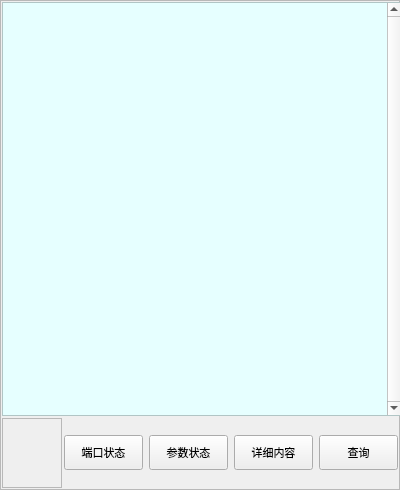
<?xml version="1.0" encoding="UTF-8"?>
<ui version="4.0">
 <class>FormSysLog</class>
 <widget class="QWidget" name="FormSysLog">
  <property name="geometry">
   <rect>
    <x>0</x>
    <y>0</y>
    <width>400</width>
    <height>490</height>
   </rect>
  </property>
  <property name="minimumSize">
   <size>
    <width>400</width>
    <height>490</height>
   </size>
  </property>
  <property name="maximumSize">
   <size>
    <width>800</width>
    <height>981</height>
   </size>
  </property>
  <property name="font">
   <font>
    <family>微软雅黑</family>
    <pointsize>8</pointsize>
    <weight>50</weight>
    <italic>false</italic>
    <bold>false</bold>
   </font>
  </property>
  <property name="windowTitle">
   <string notr="true">系统日志</string>
  </property>
  <property name="styleSheet">
   <string notr="true"/>
  </property>
  <layout class="QHBoxLayout" name="horizontalLayoutFrame">
   <property name="spacing">
    <number>0</number>
   </property>
   <property name="margin">
    <number>0</number>
   </property>
   <item>
    <widget class="QFrame" name="framesyslog">
     <property name="styleSheet">
      <string notr="true"/>
     </property>
     <property name="frameShape">
      <enum>QFrame::StyledPanel</enum>
     </property>
     <property name="frameShadow">
      <enum>QFrame::Raised</enum>
     </property>
     <property name="IsMainArea" stdset="0">
      <bool>true</bool>
     </property>
     <layout class="QGridLayout" name="gridLayoutFrame">
      <property name="margin">
       <number>1</number>
      </property>
      <property name="spacing">
       <number>2</number>
      </property>
      <item row="0" column="0" colspan="3">
       <widget class="QTableView" name="logView">
        <property name="sizePolicy">
         <sizepolicy hsizetype="Expanding" vsizetype="Expanding">
          <horstretch>0</horstretch>
          <verstretch>0</verstretch>
         </sizepolicy>
        </property>
        <property name="minimumSize">
         <size>
          <width>400</width>
          <height>100</height>
         </size>
        </property>
        <property name="maximumSize">
         <size>
          <width>16777215</width>
          <height>16777215</height>
         </size>
        </property>
        <property name="font">
         <font>
          <family>微软雅黑</family>
          <pointsize>8</pointsize>
          <weight>50</weight>
          <italic>false</italic>
          <bold>false</bold>
         </font>
        </property>
        <property name="focusPolicy">
         <enum>Qt::NoFocus</enum>
        </property>
        <property name="styleSheet">
         <string notr="true">QTableView
{
	selection-background-color: rgb(64, 168, 255);
	background-color: rgb(230, 255, 255);
	alternate-background-color: rgb(199, 255, 255);
	gridline-color: rgb(168, 180, 168);
}
</string>
        </property>
        <property name="frameShadow">
         <enum>QFrame::Plain</enum>
        </property>
        <property name="verticalScrollBarPolicy">
         <enum>Qt::ScrollBarAlwaysOn</enum>
        </property>
        <property name="horizontalScrollBarPolicy">
         <enum>Qt::ScrollBarAlwaysOff</enum>
        </property>
        <property name="autoScroll">
         <bool>false</bool>
        </property>
        <property name="editTriggers">
         <set>QAbstractItemView::NoEditTriggers</set>
        </property>
        <property name="tabKeyNavigation">
         <bool>false</bool>
        </property>
        <property name="showDropIndicator" stdset="0">
         <bool>false</bool>
        </property>
        <property name="dragDropOverwriteMode">
         <bool>false</bool>
        </property>
        <property name="alternatingRowColors">
         <bool>true</bool>
        </property>
        <property name="selectionMode">
         <enum>QAbstractItemView::SingleSelection</enum>
        </property>
        <property name="selectionBehavior">
         <enum>QAbstractItemView::SelectRows</enum>
        </property>
        <property name="iconSize">
         <size>
          <width>32</width>
          <height>32</height>
         </size>
        </property>
        <property name="verticalScrollMode">
         <enum>QAbstractItemView::ScrollPerPixel</enum>
        </property>
        <property name="horizontalScrollMode">
         <enum>QAbstractItemView::ScrollPerPixel</enum>
        </property>
        <property name="sortingEnabled">
         <bool>false</bool>
        </property>
        <property name="wordWrap">
         <bool>false</bool>
        </property>
        <property name="cornerButtonEnabled">
         <bool>true</bool>
        </property>
        <attribute name="horizontalHeaderVisible">
         <bool>false</bool>
        </attribute>
        <attribute name="horizontalHeaderCascadingSectionResizes">
         <bool>false</bool>
        </attribute>
        <attribute name="horizontalHeaderDefaultSectionSize">
         <number>0</number>
        </attribute>
        <attribute name="horizontalHeaderHighlightSections">
         <bool>false</bool>
        </attribute>
        <attribute name="horizontalHeaderMinimumSectionSize">
         <number>20</number>
        </attribute>
        <attribute name="verticalHeaderVisible">
         <bool>false</bool>
        </attribute>
        <attribute name="verticalHeaderDefaultSectionSize">
         <number>25</number>
        </attribute>
        <attribute name="verticalHeaderMinimumSectionSize">
         <number>25</number>
        </attribute>
       </widget>
      </item>
      <item row="1" column="2">
       <layout class="QHBoxLayout" name="horizontalLayoutBtn">
        <property name="spacing">
         <number>6</number>
        </property>
        <property name="leftMargin">
         <number>0</number>
        </property>
        <item>
         <widget class="xPushButton" name="BtnIo">
          <property name="minimumSize">
           <size>
            <width>75</width>
            <height>35</height>
           </size>
          </property>
          <property name="maximumSize">
           <size>
            <width>150</width>
            <height>35</height>
           </size>
          </property>
          <property name="font">
           <font>
            <family>微软雅黑</family>
            <pointsize>8</pointsize>
            <weight>50</weight>
            <italic>false</italic>
            <bold>false</bold>
           </font>
          </property>
          <property name="styleSheet">
           <string notr="true"/>
          </property>
          <property name="text">
           <string>端口状态</string>
          </property>
         </widget>
        </item>
        <item>
         <widget class="xPushButton" name="BtnPara">
          <property name="minimumSize">
           <size>
            <width>75</width>
            <height>35</height>
           </size>
          </property>
          <property name="maximumSize">
           <size>
            <width>150</width>
            <height>35</height>
           </size>
          </property>
          <property name="font">
           <font>
            <family>微软雅黑</family>
            <pointsize>8</pointsize>
            <weight>50</weight>
            <italic>false</italic>
            <bold>false</bold>
           </font>
          </property>
          <property name="text">
           <string>参数状态</string>
          </property>
         </widget>
        </item>
        <item>
         <widget class="xPushButton" name="BtnDetail">
          <property name="minimumSize">
           <size>
            <width>75</width>
            <height>35</height>
           </size>
          </property>
          <property name="maximumSize">
           <size>
            <width>150</width>
            <height>35</height>
           </size>
          </property>
          <property name="font">
           <font>
            <family>微软雅黑</family>
            <pointsize>8</pointsize>
            <weight>50</weight>
            <italic>false</italic>
            <bold>false</bold>
           </font>
          </property>
          <property name="focusPolicy">
           <enum>Qt::NoFocus</enum>
          </property>
          <property name="text">
           <string>详细内容</string>
          </property>
         </widget>
        </item>
        <item>
         <widget class="xPushButton" name="BtnQuery">
          <property name="minimumSize">
           <size>
            <width>75</width>
            <height>35</height>
           </size>
          </property>
          <property name="maximumSize">
           <size>
            <width>150</width>
            <height>35</height>
           </size>
          </property>
          <property name="font">
           <font>
            <family>微软雅黑</family>
            <pointsize>8</pointsize>
            <weight>50</weight>
            <italic>false</italic>
            <bold>false</bold>
           </font>
          </property>
          <property name="focusPolicy">
           <enum>Qt::NoFocus</enum>
          </property>
          <property name="text">
           <string>查询</string>
          </property>
         </widget>
        </item>
       </layout>
      </item>
      <item row="1" column="0" colspan="2">
       <widget class="QLabel" name="labelQuery">
        <property name="minimumSize">
         <size>
          <width>0</width>
          <height>70</height>
         </size>
        </property>
        <property name="maximumSize">
         <size>
          <width>16777215</width>
          <height>70</height>
         </size>
        </property>
        <property name="font">
         <font>
          <family>微软雅黑</family>
          <pointsize>8</pointsize>
          <weight>50</weight>
          <italic>false</italic>
          <bold>false</bold>
         </font>
        </property>
        <property name="frameShape">
         <enum>QFrame::StyledPanel</enum>
        </property>
        <property name="frameShadow">
         <enum>QFrame::Sunken</enum>
        </property>
        <property name="text">
         <string notr="true"/>
        </property>
        <property name="wordWrap">
         <bool>true</bool>
        </property>
       </widget>
      </item>
     </layout>
    </widget>
   </item>
  </layout>
 </widget>
 <customwidgets>
  <customwidget>
   <class>xPushButton</class>
   <extends>QPushButton</extends>
   <header>xpushbutton.h</header>
  </customwidget>
 </customwidgets>
 <resources/>
 <connections>
  <connection>
   <sender>BtnQuery</sender>
   <signal>clicked()</signal>
   <receiver>FormSysLog</receiver>
   <slot>query()</slot>
   <hints>
    <hint type="sourcelabel">
     <x>791</x>
     <y>388</y>
    </hint>
    <hint type="destinationlabel">
     <x>841</x>
     <y>24</y>
    </hint>
   </hints>
  </connection>
  <connection>
   <sender>BtnIo</sender>
   <signal>clicked()</signal>
   <receiver>FormSysLog</receiver>
   <slot>showPortStatus()</slot>
   <hints>
    <hint type="sourcelabel">
     <x>355</x>
     <y>391</y>
    </hint>
    <hint type="destinationlabel">
     <x>361</x>
     <y>477</y>
    </hint>
   </hints>
  </connection>
  <connection>
   <sender>BtnPara</sender>
   <signal>clicked()</signal>
   <receiver>FormSysLog</receiver>
   <slot>showParameter()</slot>
   <hints>
    <hint type="sourcelabel">
     <x>490</x>
     <y>388</y>
    </hint>
    <hint type="destinationlabel">
     <x>487</x>
     <y>437</y>
    </hint>
   </hints>
  </connection>
  <connection>
   <sender>BtnDetail</sender>
   <signal>clicked()</signal>
   <receiver>FormSysLog</receiver>
   <slot>showDetail()</slot>
   <hints>
    <hint type="sourcelabel">
     <x>596</x>
     <y>388</y>
    </hint>
    <hint type="destinationlabel">
     <x>599</x>
     <y>481</y>
    </hint>
   </hints>
  </connection>
 </connections>
 <slots>
  <slot>query()</slot>
  <slot>showPortStatus()</slot>
  <slot>showParameter()</slot>
  <slot>showDetail()</slot>
 </slots>
</ui>
